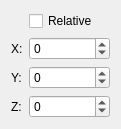
<?xml version="1.0" encoding="UTF-8"?>
<ui version="4.0">
 <class>coordWidget</class>
 <widget class="QWidget" name="coordWidget">
  <property name="geometry">
   <rect>
    <x>0</x>
    <y>0</y>
    <width>121</width>
    <height>115</height>
   </rect>
  </property>
  <property name="sizePolicy">
   <sizepolicy hsizetype="Preferred" vsizetype="Minimum">
    <horstretch>0</horstretch>
    <verstretch>0</verstretch>
   </sizepolicy>
  </property>
  <property name="windowTitle">
   <string>Form</string>
  </property>
  <layout class="QVBoxLayout" name="verticalLayout">
   <item>
    <layout class="QGridLayout" name="gridLayout" columnstretch="0,1">
     <item row="0" column="1">
      <widget class="QCheckBox" name="relativeCheckBox">
       <property name="text">
        <string>Relative</string>
       </property>
      </widget>
     </item>
     <item row="1" column="0">
      <widget class="QLabel" name="label">
       <property name="text">
        <string>X:</string>
       </property>
      </widget>
     </item>
     <item row="1" column="1">
      <widget class="QSpinBox" name="xInput">
       <property name="minimum">
        <number>-2000000000</number>
       </property>
       <property name="maximum">
        <number>2000000000</number>
       </property>
      </widget>
     </item>
     <item row="2" column="0">
      <widget class="QLabel" name="label_2">
       <property name="text">
        <string>Y:</string>
       </property>
      </widget>
     </item>
     <item row="2" column="1">
      <widget class="QSpinBox" name="yInput">
       <property name="minimum">
        <number>-2000000000</number>
       </property>
       <property name="maximum">
        <number>2000000000</number>
       </property>
      </widget>
     </item>
     <item row="3" column="0">
      <widget class="QLabel" name="label_3">
       <property name="text">
        <string>Z:</string>
       </property>
      </widget>
     </item>
     <item row="3" column="1">
      <widget class="QSpinBox" name="zInput">
       <property name="minimum">
        <number>-2000000000</number>
       </property>
       <property name="maximum">
        <number>2000000000</number>
       </property>
      </widget>
     </item>
    </layout>
   </item>
  </layout>
  <zorder></zorder>
 </widget>
 <resources/>
 <connections/>
</ui>
